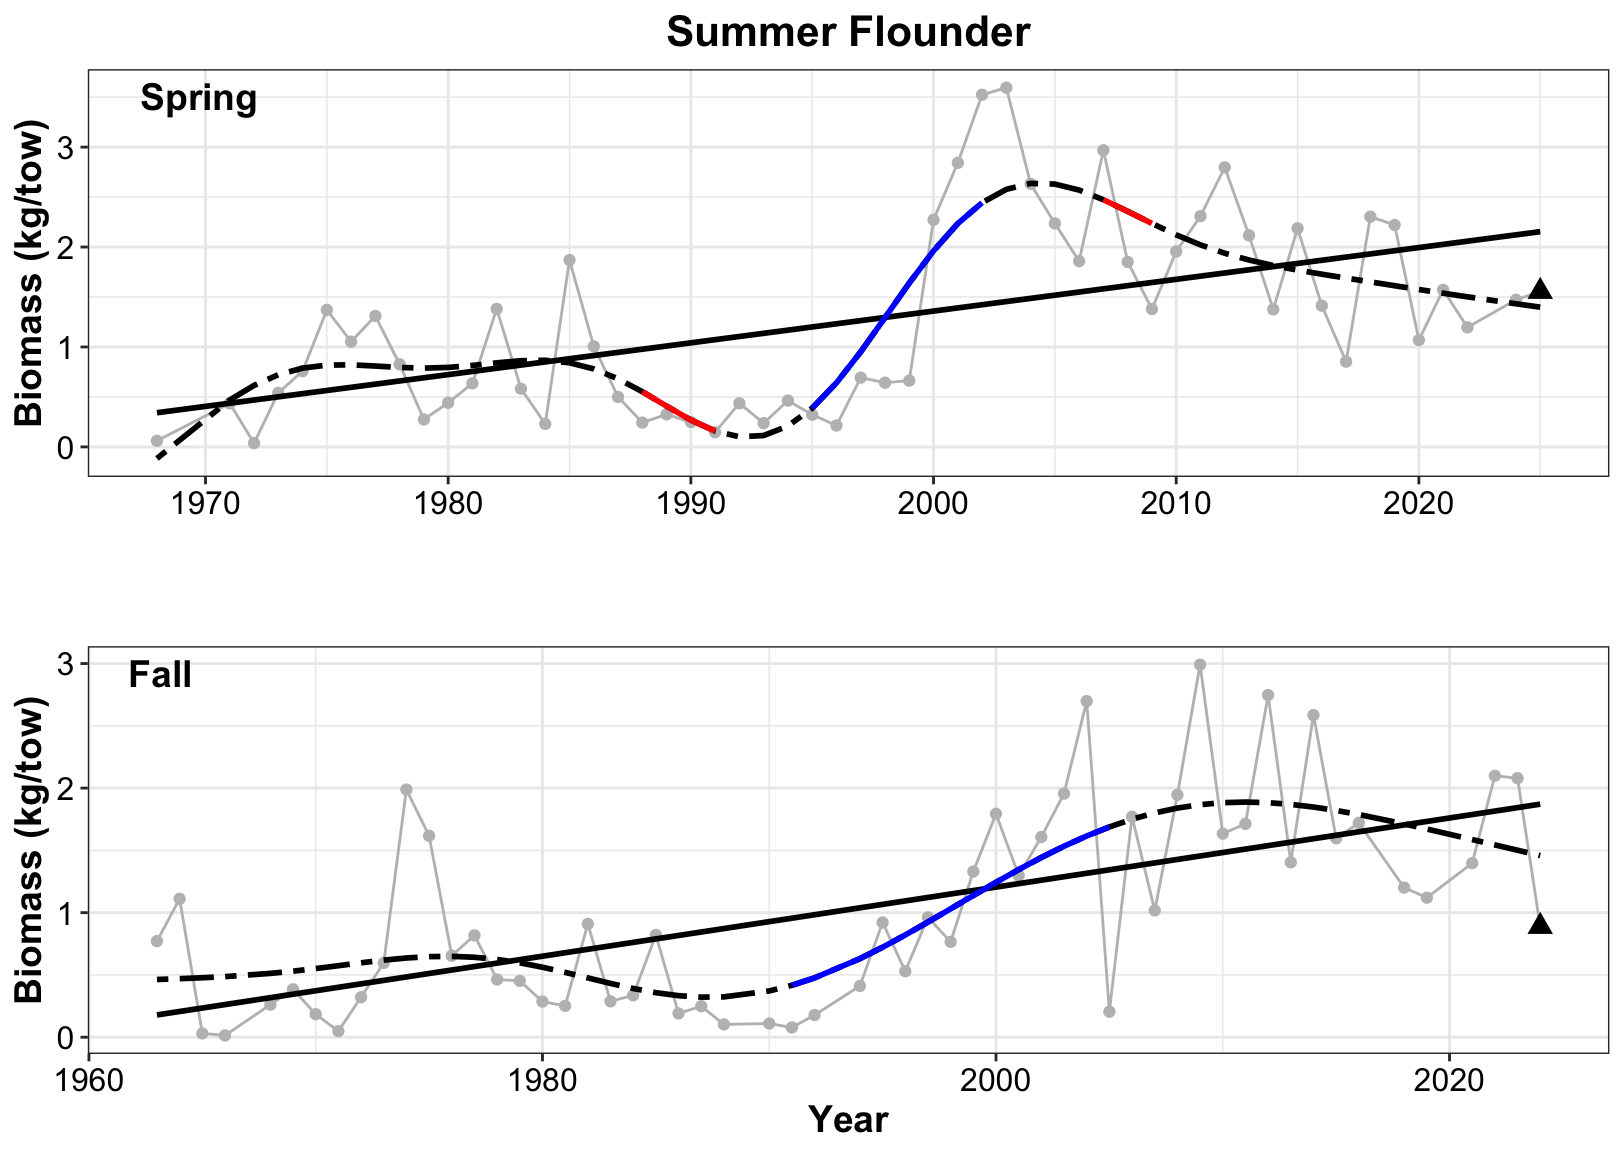

This chart was generated by the following R code:
## Figures for Summer Flounder

## **Laura Gruenburg, lagruenburg@gmail.com**

#   **LAST UPDATED: September 12, 2025**

###load required functions
#  You will need to download the functions from here https://gist.github.com/gavinsimpson/e73f011fdaaab4bb5a30

setwd("~/Desktop/NYB_Indicators_Calculations")
source("Deriv.R")
library(mgcv)
library(ggplot2)
#library(mgcViz)
library(ggpubr)

#######Load the datasets
setwd("~/Desktop/NYB_Indicators_Calculations/Final_Timeseries_Figures/Timeseries_Files_2025")
ds<-read.csv("summerflounder_spring_2025.csv", header = TRUE)


#calculate the 30th a and 70th percentiles for the short term column of the indicators report
qds = quantile(ds$strat.biomass, probs = c(.30, .70))

# find the last 5 years mean
mn_ds5 = mean(ds$strat.biomass[ds$YEAR >= 2020])
# what quintile the data is in
mn_ds5 >qds

# Creat a GAM - adjust k and remember to check model
mod<- gam(strat.biomass ~ s(YEAR, k=10), data = ds)
summary(mod) #check out model
gam.check(mod)

pdata <- with(ds, data.frame(YEAR = YEAR))
p2_mod <- predict(mod, newdata = pdata,  type = "terms", se.fit = TRUE)
intercept = 1.263735    # look at p2_mod and extract the intercept
pdata <- transform(pdata, p2_mod = p2_mod$fit[,1], se2 = p2_mod$se.fit[,1])

#  Now that we have the model prediction, the next step is to calculate the first derivative
#  Then determine which increases and decreases are significant
Term = "YEAR"
mod.d <- Deriv(mod, n=55) # n is the number of YEARs
mod.dci <- confint(mod.d, term = Term)
mod.dsig <- signifD(pdata$p2_mod, d = mod.d[[Term]]$deriv,
                    +                    mod.dci[[Term]]$upper, mod.dci[[Term]]$lower)

# Take a quick look to make sure it appears ok before final plotting
plot(strat.biomass ~ YEAR, data = ds)
lines(strat.biomass ~ YEAR, data = ds)
lines(p2_mod+intercept ~ YEAR, data = pdata, type = "n")
lines(p2_mod+intercept ~ YEAR, data = pdata)
lines(unlist(mod.dsig$incr)+intercept ~ YEAR, data = pdata, col = "blue", lwd = 3)
lines(unlist(mod.dsig$decr)+intercept ~ YEAR, data = pdata, col = "red", lwd = 3)

linearMod<- lm(strat.biomass ~ YEAR, data=ds)
summary(linearMod)

p1 = ggplot() + 
  geom_line(data = ds, aes(x = YEAR, y = strat.biomass), color = 'grey') +
  geom_point(data = ds, aes(x = YEAR, y = strat.biomass), color = 'gray') + 
  geom_point(data = ds[55, ], aes(x = YEAR, y = strat.biomass), shape = 17, size = 3) + 
  geom_smooth(data = ds, aes(x = YEAR, y = strat.biomass), method = lm, se = FALSE, color = 'black') + 
  geom_line(data=pdata, aes(x = YEAR, y = p2_mod+intercept), se = FALSE, color = 'black', linetype = 'twodash', size = 1) + 
  geom_line(data = pdata, aes(y = unlist(mod.dsig$incr)+intercept, x = YEAR), color = "blue", size = 1) + 
  geom_line(data = pdata, aes(y = unlist(mod.dsig$decr)+intercept, x = YEAR), color = 'red', size = 1) + 
  theme_bw() +
  labs (y = bquote("Biomass (kg/tow)"), x = '', title = 'Summer Flounder') + 
  theme(plot.title=element_text(size = 16,face = 'bold',hjust = 0.5), axis.title=element_text(size = 14, face = 'bold'), axis.text= element_text(color = 'black', size = 12))

## FALL
ds2<-read.csv("summerflounder_fall_2025.csv", header = TRUE)



#calculate the 30th a and 70th percentiles for the short term column of the indicators report
qds2 = quantile(ds2$strat.biomass, probs = c(.30, .70))

# find the last 5 years mean
mn_ds25 = mean(ds2$strat.biomass[ds2$YEAR >= 2019])
# what quintile the data is in
mn_ds25 >qds2

# Creat a GAM - adjust k and remember to check model
mod2<- gam(strat.biomass ~ s(YEAR, k=10), data = ds2)
summary(mod2) #check out model
gam.check(mod2)

pdata2 <- with(ds2, data.frame(YEAR = YEAR))
p2_mod2 <- predict(mod2, newdata = pdata2,  type = "terms", se.fit = TRUE)
intercept2 = 1.015857     # look at p2_mod and extract the intercept
pdata2 <- transform(pdata2, p2_mod2 = p2_mod2$fit[,1], se2 = p2_mod2$se.fit[,1])

#  Now that we have the model prediction, the next step is to calculate the first derivative
#  Then determine which increases and decreases are significant
Term = "YEAR"
mod2.d <- Deriv(mod2, n=57) # n is the number of YEARs
mod2.dci <- confint(mod2.d, term = Term)
mod2.dsig <- signifD(pdata2$p2_mod2, d = mod2.d[[Term]]$deriv,
                     +                    mod2.dci[[Term]]$upper, mod2.dci[[Term]]$lower)

# Take a quick look to make sure it appears ok before final plotting
plot(strat.biomass ~ YEAR, data = ds2)
lines(strat.biomass ~ YEAR, data = ds2)
lines(p2_mod2+intercept2 ~ YEAR, data = pdata2, type = "n")
lines(p2_mod2+intercept2 ~ YEAR, data = pdata2)
lines(unlist(mod2.dsig$incr)+intercept2 ~ YEAR, data = pdata2, col = "blue", lwd = 3)
lines(unlist(mod2.dsig$decr)+intercept2 ~ YEAR, data = pdata2, col = "red", lwd = 3)

linearmod2<- lm(strat.biomass ~ YEAR, data=ds2)
summary(linearmod2)

p2 = ggplot() + 
  geom_line(data = ds2, aes(x = YEAR, y = strat.biomass), color = 'grey') +
  geom_point(data = ds2, aes(x = YEAR, y = strat.biomass), color = 'gray') + 
  geom_point(data = ds2[57, ], aes(x = YEAR, y = strat.biomass), shape = 17, size = 3) + 
  geom_smooth(data = ds2, aes(x = YEAR, y = strat.biomass), method = lm, se = FALSE, color = 'black') + 
  geom_line(data=pdata2, aes(x = YEAR, y = p2_mod2+intercept2), se = FALSE, color = 'black', linetype = 'twodash', size = 1) + 
  geom_line(data = pdata2, aes(y = unlist(mod2.dsig$incr)+intercept2, x = YEAR), color = "blue", size = 1) + 
  geom_line(data = pdata2, aes(y = unlist(mod2.dsig$decr)+intercept2, x = YEAR), color = 'red', size = 1) + 
  theme_bw() +
  labs (y = bquote("Biomass (kg/tow)"), x = 'Year', title = '') + 
  theme(plot.title=element_text(size = 16,face = 'bold',hjust = 0.5), axis.title=element_text(size = 14, face = 'bold'), axis.text= element_text(color = 'black', size = 12))


ggarrange(p1, p2, 
          labels = c("Spring", " Fall"),
          label.x = c(.05,.05),
          label.y = c(0.88,0.88),
          font.label = (face = 'Italic'),
          ncol = 1, nrow = 2)
